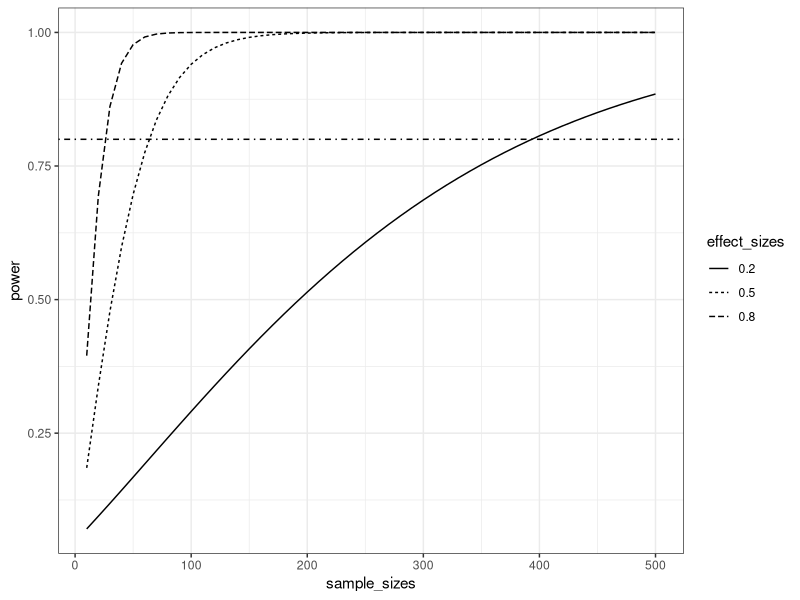

Recreate this plot in R. (Note: this script raises an error after producing the figure.)
## ---- chunk 1
knitr::opts_chunk$set(echo = TRUE, warning = FALSE, message = FALSE)
## ---- chunk 2
#install.packages("pwr")
#install.packages("tidyr")
#install.packages("ggplot2")
## ---- chunk 3
library(pwr)
library(tidyr)
library(ggplot2)
library(dplyr)
## ---- chunk 4
# Note this code snippet was adapted from "https://statsthinking21.github.io/statsthinking21-R-site/statistical-power-in-r.html"
# Specify the data
effect_sizes <- c(0.2, 0.5, 0.8) 
sample_sizes = seq(10, 500, 10)

# Create a data frame using the crossing() function which basically creates a grid/matrix including all possible combinations of values
input_df <- crossing(effect_sizes,sample_sizes)

# glimpse() is from the `dplyr` package and is a transponsed version of the function print()
glimpse(input_df) 
## ---- chunk 5
# Create a function get the power value and return as a tibble
get_power <- function(df){
  power_result <- pwr.t.test(n=df$sample_sizes, 
                             d=df$effect_sizes,
                             sig.level=0.05,
                             type='two.sample')
  df$power=power_result$power
  return(df)
}

# Run get_power for each combination of effect size and sample size
power_curves <- input_df %>%
  do(get_power(.)) %>%
  mutate(effect_sizes = as.factor(effect_sizes)) 
## ---- chunk 6
ggplot(power_curves, 
       aes(x=sample_sizes,
           y=power, 
           linetype=effect_sizes)) + 
  geom_line() + 
  geom_hline(yintercept = 0.8, 
             linetype='dotdash') + theme_bw()
## ---- chunk 7
sliderInput("cohens_d",
  label = "Plot 1: Cohen's d (effect size):",
  min = 0,
  max = 2,
  value = 0.2,
  step = 0.05)

sliderInput("cohens_d2",
  label = "Plot 2: Cohen's d:",
  min = 0,
  max = 2,
  value = 0.8,
  step = 0.05)
## ---- chunk 8
renderPlot({
  effect_sizes <- c(input$cohens_d, input$cohens_d2) 
  sample_sizes = seq(10, 500, 10)
  input_df <- crossing(effect_sizes,sample_sizes)
  power_curves <- input_df %>%
    do(get_power(.)) %>%
    mutate(effect_sizes = as.factor(effect_sizes)) 
  
  ggplot(power_curves, 
       aes(x=sample_sizes,
           y=power, 
           linetype=effect_sizes)) + 
  geom_line() + 
  geom_hline(yintercept = 0.8, 
             linetype='dotdash') + theme_bw()
})
